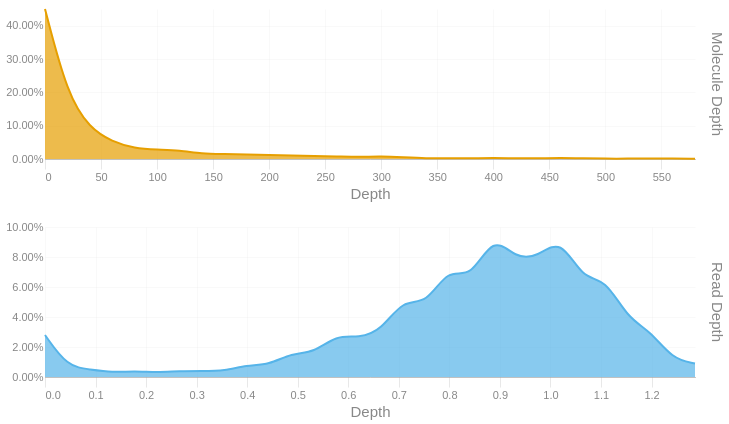

Here is the notebook cell this chart was saved with:
### Code cell
readdep = depth_hist(tb['Read Depth'], q99, 3)
readdep = readdep.with_columns(pl.lit('Read Depth').alias('Metric'))
if not SKIPLR:
    moldep = depth_hist(tb['Molecule Depth'], mol_q99, 1)
    moldep = moldep.with_columns(pl.lit('Molecule Depth').alias('Metric'))
    _hist = pl.concat([readdep, moldep])
    _hist = _hist.filter(pl.col('Proportion') != 0)
    with SafeRender(_hist):
        (
            alt.Chart(_hist)        
            .mark_area(interpolate = "basis")
            .encode(
                x=alt.X('Bin:Q').scale(domainMin=0).axis(alt.Axis(title='Depth')),
                y = alt.Y('Proportion:Q', title = None).axis(format = '.2%'),
                color = alt.Color('Metric:N').legend(None),
                row = alt.Row("Metric:N").header(title = None, labelOrient = 'right'),
                tooltip = [
                    alt.Tooltip("Metric:N", title = "Metric"),
                    alt.Tooltip('Interval:N', title = "Depth Interval"),
                    alt.Tooltip('Proportion:Q', title = "% Alignments").format('.2%')
                ]
            )
            .resolve_scale(x='independent', y='independent')
            .properties(
                height = 150, width = 650,
                usermeta={'embedOptions': {'downloadFileName': f'{samplename}.depth.hist'}}
            )
        ).display()
else:
    readdep = readdep.filter(pl.col('Proportion') != 0)
    with SafeRender(readdep):
        (
            alt.Chart(readdep)        
            .mark_area(interpolate = "basis")
            .encode(
                x=alt.X('Bin:Q').scale(domainMin=0).axis(alt.Axis(title='Depth')),
                y = alt.Y('Proportion:Q', title = None).axis(format = '.2%'),
                tooltip = [
                    alt.Tooltip('Interval:N', title = "Depth Interval"),
                    alt.Tooltip('Proportion:Q', title = "% Alignments").format('.2%')
                ]
            )
            .properties(
                usermeta={'embedOptions': {'downloadFileName': f'{samplename}.depth.hist'}}
            )
        ).display()

### Figure 1 — Vega-Lite specification as saved in the notebook (floating-point values rounded to 4 significant figures)
{"width": 650, "height": 150, "config": {"title": {"anchor": "start", "dy": -15, "fontSize": 18, "color": "#888888", "subtitleColor": "#888888", "subtitleFontSize": 14}, "arc": {"fill": "#0072B2"}, "axis": {"domainColor": "#888888", "domainWidth": 0.5, "gridWidth": 0.2, "grid": false, "titleFontWeight": 400, "titleFontSize": 15, "labelFontSize": 11, "labelColor": "#888888", "tickColor": "#888888", "tickWidth": 0.2, "titleColor": "#888888"}, "axisBand": {"grid": false}, "axisX": {"grid": true, "tickSize": 10, "domainCap": "round"}, "axisY": {"domain": false, "grid": true, "tickSize": 0, "domainCap": "round"}, "background": "transparent", "header": {"labelFontSize": 15, "labelColor": "#888888", "titleFontSize": 15, "titleFontWeight": 600, "titleColor": "#888888"}, "legend": {"labelFont": "sans-serif", "labelFontSize": 12, "labelColor": "#888888", "symbolSize": 100, "symbolType": "circle", "titleFontSize": 12, "titlePadding": 10, "titleColor": "#888888", "title": null}, "range": {"category": ["#E69F00", "#56B4E9", "#009E73", "#F0E442", "#0072B2", "#D55E00", "#CC79A7", "#000000"], "diverging": ["#cfe8f3", "#a2d4ec", "#73bfe2", "#46abdb", "#1696d2", "#12719e"]}, "area": {"fill": "#0072B2", "fillOpacity": 0.7, "line": true, "strokeOpacity": 0.7}, "line": {"color": "#0072B2", "stroke": "#0072B2", "strokeWidth": 2}, "trail": {"color": "#0072B2", "stroke": "#0072B2", "strokeWidth": 0, "size": 1}, "point": {"filled": true, "fillOpacity": 1.0, "size": 95}, "text": {"color": "#888888", "fontSize": 11, "align": "right", "fontWeight": 400, "size": 11}, "bar": {"fill": "#0072B2", "stroke": null}, "view": {"stroke": null, "continuousWidth": 660, "continuousHeight": 400}}, "data": {"name": "data-c9bb2a8a2eb80531672e35fadafb2ff7"}, "mark": {"type": "area", "interpolate": "basis"}, "encoding": {"color": {"field": "Metric", "legend": null, "type": "nominal"}, "row": {"field": "Metric", "header": {"title": null, "labelOrient": "right"}, "type": "nominal"}, "tooltip": [{"field": "Metric", "title": "Metric", "type": "nominal"}, {"field": "Interval", "title": "Depth Interval", "type": "nominal"}, {"field": "Proportion", "format": ".2%", "title": "% Alignments", "type": "quantitative"}], "x": {"axis": {"title": "Depth"}, "field": "Bin", "scale": {"domainMin": 0}, "type": "quantitative"}, "y": {"axis": {"format": ".2%"}, "field": "Proportion", "title": null, "type": "quantitative"}}, "resolve": {"scale": {"x": "independent", "y": "independent"}}, "usermeta": {"embedOptions": {"downloadFileName": "S5_Kennetcook_3550.depth.hist"}}, "$schema": "https://vega.github.io/schema/vega-lite/v6.1.0.json", "datasets": {"data-c9bb2a8a2eb80531672e35fadafb2ff7": [{"Bin": 0.0, "Interval": "0.0-0.044", "Proportion": 0.028, "Metric": "Read Depth"}, {"Bin": 0.044, "Interval": "0.044-0.089", "Proportion": 0.007, "Metric": "Read Depth"}, {"Bin": 0.089, "Interval": "0.089-0.133", "Proportion": 0.005, "Metric": "Read Depth"}, {"Bin": 0.133, "Interval": "0.133-0.177", "Proportion": 0.003, "Metric": "Read Depth"}, {"Bin": 0.177, "Interval": "0.177-0.222", "Proportion": 0.004, "Metric": "Read Depth"}, {"Bin": 0.222, "Interval": "0.222-0.266", "Proportion": 0.003, "Metric": "Read Depth"}, {"Bin": 0.266, "Interval": "0.266-0.31", "Proportion": 0.004, "Metric": "Read Depth"}, {"Bin": 0.31, "Interval": "0.31-0.355", "Proportion": 0.004, "Metric": "Read Depth"}, {"Bin": 0.355, "Interval": "0.355-0.399", "Proportion": 0.004, "Metric": "Read Depth"}, {"Bin": 0.399, "Interval": "0.399-0.443", "Proportion": 0.008, "Metric": "Read Depth"}, {"Bin": 0.443, "Interval": "0.443-0.488", "Proportion": 0.008, "Metric": "Read Depth"}, {"Bin": 0.488, "Interval": "0.488-0.532", "Proportion": 0.016, "Metric": "Read Depth"}, {"Bin": 0.532, "Interval": "0.532-0.576", "Proportion": 0.016, "Metric": "Read Depth"}, {"Bin": 0.576, "Interval": "0.576-0.621", "Proportion": 0.028, "Metric": "Read Depth"}, {"Bin": 0.621, "Interval": "0.621-0.665", "Proportion": 0.026, "Metric": "Read Depth"}, {"Bin": 0.665, "Interval": "0.665-0.709", "Proportion": 0.031, "Metric": "Read Depth"}, {"Bin": 0.709, "Interval": "0.709-0.754", "Proportion": 0.052, "Metric": "Read Depth"}, {"Bin": 0.754, "Interval": "0.754-0.798", "Proportion": 0.048, "Metric": "Read Depth"}, {"Bin": 0.798, "Interval": "0.798-0.842", "Proportion": 0.073, "Metric": "Read Depth"}, {"Bin": 0.842, "Interval": "0.842-0.887", "Proportion": 0.065, "Metric": "Read Depth"}, {"Bin": 0.887, "Interval": "0.887-0.931", "Proportion": 0.095, "Metric": "Read Depth"}, {"Bin": 0.931, "Interval": "0.931-0.975", "Proportion": 0.079, "Metric": "Read Depth"}, {"Bin": 0.975, "Interval": "0.975-1.02", "Proportion": 0.08, "Metric": "Read Depth"}, {"Bin": 1.02, "Interval": "1.02-1.064", "Proportion": 0.093, "Metric": "Read Depth"}, {"Bin": 1.064, "Interval": "1.064-1.108", "Proportion": 0.065, "Metric": "Read Depth"}, {"Bin": 1.108, "Interval": "1.108-1.153", "Proportion": 0.066, "Metric": "Read Depth"}, {"Bin": 1.153, "Interval": "1.153-1.197", "Proportion": 0.039, "Metric": "Read Depth"}, {"Bin": 1.197, "Interval": "1.197-1.241", "Proportion": 0.031, "Metric": "Read Depth"}, {"Bin": 1.241, "Interval": "1.241-1.286", "Proportion": 0.012, "Metric": "Read Depth"}, {"Bin": 1.286, "Interval": "1.286-1.33", "Proportion": 0.009, "Metric": "Read Depth"}, {"Bin": 0.0, "Interval": "0.0-20.0", "Proportion": 0.45, "Metric": "Molecule Depth"}, {"Bin": 20.0, "Interval": "20.0-40.0", "Proportion": 0.192, "Metric": "Molecule Depth"}, {"Bin": 40.0, "Interval": "40.0-60.0", "Proportion": 0.092, "Metric": "Molecule Depth"}, {"Bin": 60.0, "Interval": "60.0-80.0", "Proportion": 0.052, "Metric": "Molecule Depth"}, {"Bin": 80.0, "Interval": "80.0-100.0", "Proportion": 0.032, "Metric": "Molecule Depth"}, {"Bin": 100.0, "Interval": "100.0-120.0", "Proportion": 0.028, "Metric": "Molecule Depth"}, {"Bin": 120.0, "Interval": "120.0-140.0", "Proportion": 0.026, "Metric": "Molecule Depth"}, {"Bin": 140.0, "Interval": "140.0-160.0", "Proportion": 0.016, "Metric": "Molecule Depth"}, {"Bin": 160.0, "Interval": "160.0-180.0", "Proportion": 0.015, "Metric": "Molecule Depth"}, {"Bin": 180.0, "Interval": "180.0-200.0", "Proportion": 0.013, "Metric": "Molecule Depth"}, {"Bin": 200.0, "Interval": "200.0-220.0", "Proportion": 0.012, "Metric": "Molecule Depth"}, {"Bin": 220.0, "Interval": "220.0-240.0", "Proportion": 0.01, "Metric": "Molecule Depth"}, {"Bin": 240.0, "Interval": "240.0-260.0", "Proportion": 0.009, "Metric": "Molecule Depth"}, {"Bin": 260.0, "Interval": "260.0-280.0", "Proportion": 0.008, "Metric": "Molecule Depth"}, {"Bin": 280.0, "Interval": "280.0-300.0", "Proportion": 0.006, "Metric": "Molecule Depth"}, {"Bin": 300.0, "Interval": "300.0-320.0", "Proportion": 0.008, "Metric": "Molecule Depth"}, {"Bin": 320.0, "Interval": "320.0-340.0", "Proportion": 0.005, "Metric": "Molecule Depth"}, {"Bin": 340.0, "Interval": "340.0-360.0", "Proportion": 0.002, "Metric": "Molecule Depth"}, {"Bin": 360.0, "Interval": "360.0-380.0", "Proportion": 0.002, "Metric": "Molecule Depth"}, {"Bin": 380.0, "Interval": "380.0-400.0", "Proportion": 0.002, "Metric": "Molecule Depth"}, {"Bin": 400.0, "Interval": "400.0-420.0", "Proportion": 0.003, "Metric": "Molecule Depth"}, {"Bin": 420.0, "Interval": "420.0-440.0", "Proportion": 0.002, "Metric": "Molecule Depth"}, {"Bin": 440.0, "Interval": "440.0-460.0", "Proportion": 0.002, "Metric": "Molecule Depth"}, {"Bin": 460.0, "Interval": "460.0-480.0", "Proportion": 0.003, "Metric": "Molecule Depth"}, {"Bin": 480.0, "Interval": "480.0-500.0", "Proportion": 0.002, "Metric": "Molecule Depth"}, {"Bin": 500.0, "Interval": "500.0-520.0", "Proportion": 0.001, "Metric": "Molecule Depth"}, {"Bin": 520.0, "Interval": "520.0-540.0", "Proportion": 0.001, "Metric": "Molecule Depth"}, {"Bin": 540.0, "Interval": "540.0-560.0", "Proportion": 0.002, "Metric": "Molecule Depth"}, {"Bin": 560.0, "Interval": "560.0-580.0", "Proportion": 0.001, "Metric": "Molecule Depth"}, {"Bin": 580.0, "Interval": "580.0-600.05", "Proportion": 0.001, "Metric": "Molecule Depth"}]}}
